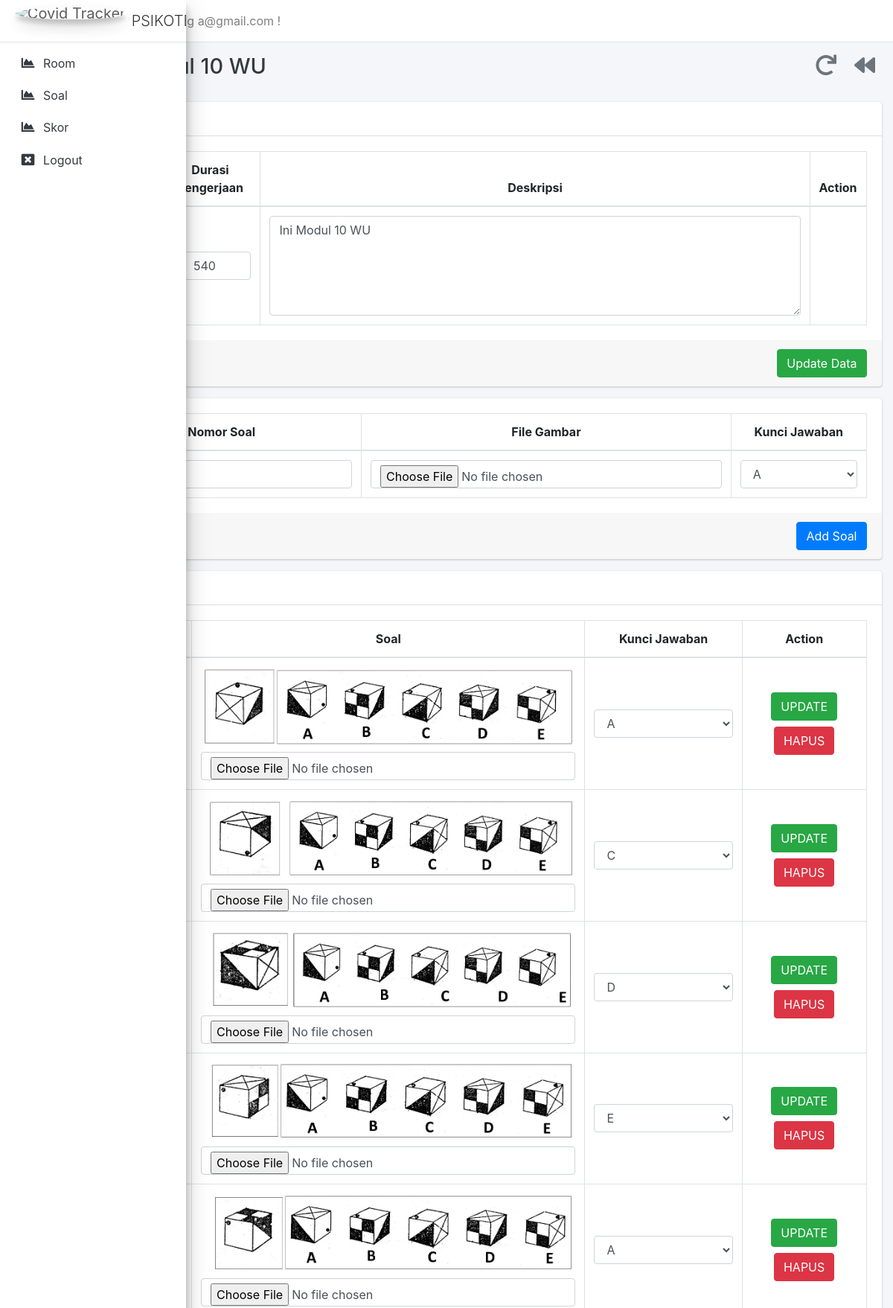
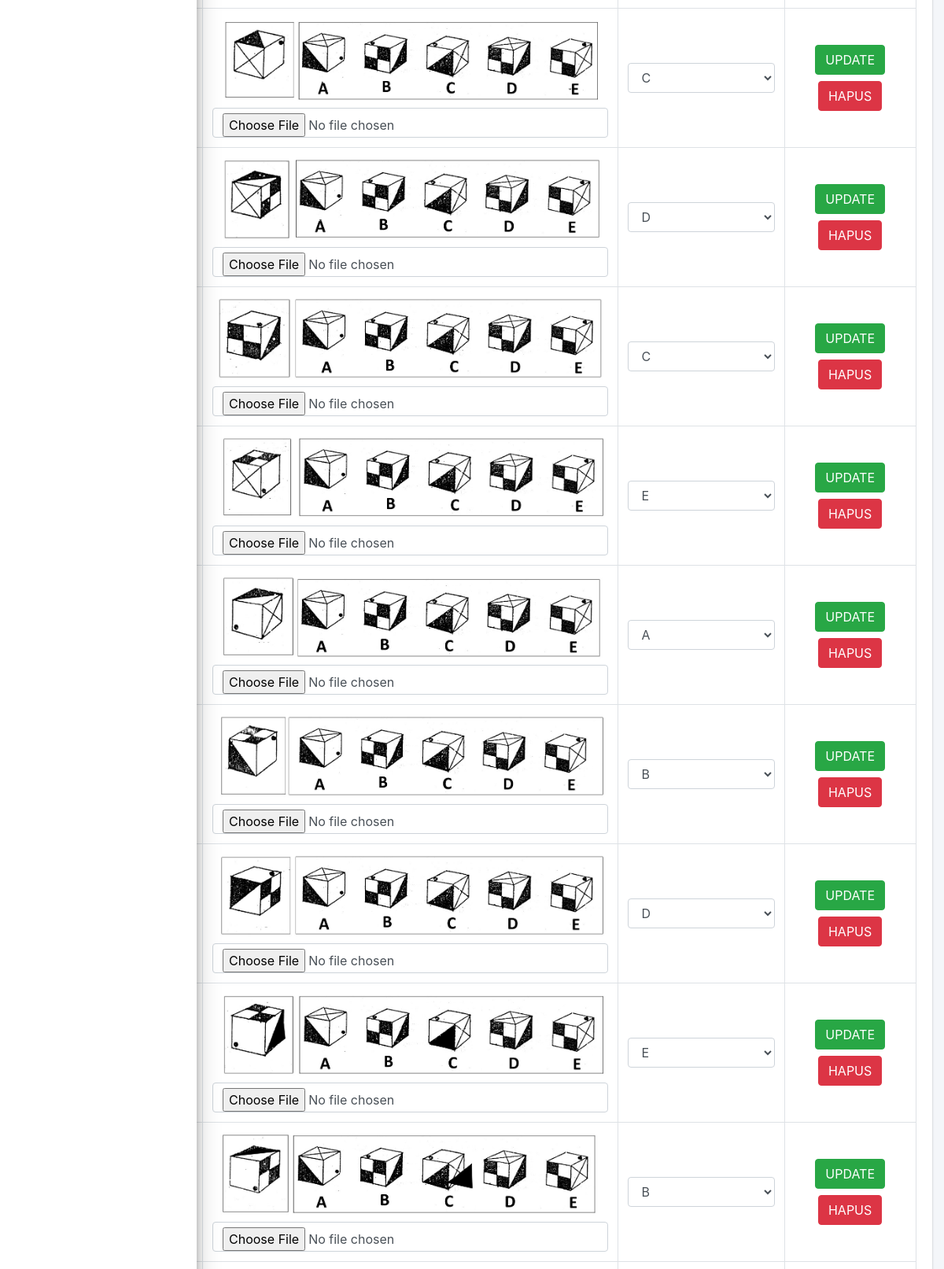
Screenshot of /admin/soal/modul_10_wu?soal_id=21 (signed in, upper part) with the database file from the repository (2 pictures, top to bottom).
### tables this page shows
CREATE TABLE `soal` (
  `id` int(11) NOT NULL,
  `urutan` int(11) NOT NULL,
  `nama_soal` varchar(45) NOT NULL,
  `deskripsi_soal` text NOT NULL,
  `durasi` int(11) NOT NULL
);

CREATE TABLE `modul_10_wu` (
  `id` int(11) NOT NULL,
  `soal_id` int(11) NOT NULL,
  `nomor_soal` int(11) NOT NULL,
  `link_gambar` text NOT NULL,
  `kunci_jawaban` varchar(5) NOT NULL
);

### kumpulan_function.php (called while the page is built, shortened)
<?php
class Soal
{
    public $conn;
    function __construct()
    {
        $this->server       = 'localhost';
        $this->username     = 'srsssmsc_andre09';
        $this->password     = 'sidewinderzone';
        $this->database     = 'srsssmsc_psikotest';
        $this->conn         = new mysqli($this->server, $this->username, $this->password, $this->database);
    }
    function SelectDataSoal($soal_id)
    {
        $sqlDataSoal         = 'SELECT * FROM soal WHERE id = ' . $soal_id . '';
        $resultDataSoal     = $this->conn->query($sqlDataSoal);
        $rowDataSoal        = $resultDataSoal->fetch_assoc();
        return $rowDataSoal;
    }
    function SelectDataSoalModul($soal_id, $nama_tabel)
    {
        $sqlDataSoal    = 'SELECT * FROM ' . $nama_tabel . ' WHERE soal_id = ' . $soal_id . ' ORDER BY nomor_soal ASC';
        $resultDataSoal    = $this->conn->query($sqlDataSoal);
        return $resultDataSoal;
    }
    function NomorSoal($soal_id, $tabel)
    {
        $sqlNomorSoal       = 'SELECT * FROM ' . $tabel . ' WHERE soal_id=' . $soal_id . '
            ORDER BY nomor_soal DESC LIMIT 1';
        $resultNomorSoal    = $this->conn->query($sqlNomorSoal);
        switch ($resultNomorSoal) {
            case $resultNomorSoal->num_rows > 0:
                $rowNomorSoal   = $resultNomorSoal->fetch_assoc();
                $nomor_soal     = $rowNomorSoal['nomor_soal'] + 1;
                return $nomor_soal;
                break;
        }
    }
}

### admin/soal/modul_10_wu.php (the view, shortened to what this page needs)
<?php
  	include_once '../layout/header.php';
	include '../../kumpulan_function.php';
	$soal_id		= $_GET['soal_id'];
	$dataModul 		= new Soal();
	$rowDataModul	= $dataModul->SelectDataSoal($soal_id);
	$resultDataSoalModul1	= $dataModul->SelectDataSoalModul($soal_id, 'modul_10_wu');
	$nomor_soal 	= $dataModul->NomorSoal($soal_id, 'modul_10_wu');
?>
<div class="content-wrapper">
    <section class="content-header">
        <div class="content-fluid ">
            <div class="row mb-2">
                <div class="col-sm-6">
                    <h1 class="m-0 pl-2 text-dark">
                        Detail <?=$rowDataModul['nama_soal']?>
                    </h1>
                </div>
                <div class="col-sm-6">
                    <a href="daftar_soal" class="float-sm-right ml-2 mr-3"><h3 class="text-secondary"><i class="fas fa-backward"></i></h3></a>
                    <a href="modul_1?soal_id=<?=$soal_id?>" class="float-sm-right ml-2 mr-3"><h3 class="text-secondary"><i class="fas fa-redo"></i></h3></a>
                </div>
            </div>
        </div>
    </section>
    <section class="content">
        <div class="container-fluid">
            <div class="row">
                <div class="col-md-12">
                    <div class="card">
                        <div class="card-header">
                            <h1 class="card-title m-0 text-dark">
                            </h1>
                        </div>
                        <form role="form" action="../query/modul_10_wu_query" method="POST">
                            <div class="card-body">
                                <table id="rekapTaksasi" class="table table-bordered table-hover text-center">
                                    <thead>
                                        <tr>
                                            <th>Nama Modul</th>
                                            <th>Durasi Pengerjaan</th>
                                            <th style="width:70%;">Deskripsi</th>
                                            <th>Action</th>
                                        </tr>
                                    </thead>
                                    <tbody>
                                        <tr>
                                            <td style="width:10%; vertical-align:middle;">
                                            </td>
                                            <td style="vertical-align:middle;"><input class="form-control text-center" name="update_durasi_soal" type="number" value="<?=$rowDataModul['durasi']?>" placeholder="detik"></td>
                                            <td>
                                                <textarea class="form-control" name="update_deskripsi_soal" cols="35" rows="5" placeholder="Deskripsi Modul..."><?=$rowDataModul['deskripsi_soal']?></textarea>
                                            </td>
                                            <td style="vertical-align:middle;"></td>
                                        </tr>
                                    </tbody>
                                </table>
                            </div>
                            <div class="card-footer">
                                <input type="submit" name="update_modul" class="btn btn-success float-sm-right" value="Update Data">
                            </div>
                        </form>
                    </div>
                </div>
            </div>
        </div>
        <div class="container-fluid">
            <div class="row">
                <div class="col-md-12">
                    <form action="../query/modul_10_wu_query" method="post" enctype="multipart/form-data">
                        <div class="card">
                            <div class="card-body">
                                <table class="table table-bordered table-hover text-center">
                                    <thead>
                                        <tr>
                                            <th>Nomor Soal</th>
                                            <th>File Gambar</th>
                                            <th>Kunci Jawaban</th>
                                        </tr>
                                    </thead>
                                    <tbody>
                                    <tr>
                                        <td><input name="add_nomor_soal" type="number" value="<?=$nomor_soal?>" class="form-control" autofocus></td>
                                        <td><input type="file" name="add_gambar_soal" class="form-control"></td>
                                        <td>
                                            <select name="add_kunci_jawaban" class="form-control">
                                                <option value="a">A</option>
                                            </select>
                                        </td>
                                    </tr>
                                    </tbody>
                                </table>
                            </div>
                            <div class="card-footer">
                                <input name="add_soal" type="submit" value="Add Soal" class="btn btn-primary float-sm-right">
                            </div>
                        </div>
                    </form>
                </div>
            </div>
        </div>
        <div class="container-fluid">
            <div class="row">
                <div class="col-md-12">
                    <div class="card">
                        <div class="card-header">
                            <h1 class="card-title m-0 text-dark">
                            </h1>
                        </div>
                            <div class="card-body">
                                <table id="rekapTaksasi" class="table table-bordered table-hover text-center">
                                    <thead>
                                        <tr>
                                            <th style="width:7%;">No Soal</th>
                                            <th style="width: 25%;">Soal</th>
                                            <th style="width: 10%;">Kunci Jawaban</th>
                                            <th style="width: 5%;">Action</th>
                                        </tr>
                                    </thead>
                                    <tbody>
                                        <?php if($resultDataSoalModul1->num_rows > 0):?>
                                            <?php while ($rowsDataSoalModul1 = $resultDataSoalModul1->fetch_assoc()): ?>
                                                <form action="../query/modul_10_wu_query.php" method="POST" enctype="multipart/form-data">
                                                    <tr>
                                                        <td style="vertical-align: middle;"><?=$rowsDataSoalModul1['nomor_soal']?>
                                                        </td>
                                                        <td style="vertical-align: middle;">
                                                            <div class="row">
                                                                <div class="col-md-12"
                                                                    style="margin-left: auto; margin-right: auto;">
                                                                    <?php if(!empty($rowsDataSoalModul1['link_gambar'])):?>
                                                                        <img class=""
                                                                            src="../gambar_soal/<?=$rowsDataSoalModul1['link_gambar']?>"
                                                                        style="width:100%; height:100%;">
                                                                    <?php else: ?>
                                                                        <h3>Gambar Tidak Ada</h3>
                                                                    <?php endif;?>
                                                                </div>
                                                                <div class="col-md-12 mt-2">
                                                                    <input type="file" name="update_gambar_soal_baru" class="form-control">
                                                                </div>
                                                            </div>
                                                        </td>
                                                        <td style="vertical-align: middle;">
                                                            <select name="update_kunci_jawaban" class="form-control">
                                                                <option selected disabled value="<?=$rowsDataSoalModul1['kunci_jawaban']?>"><?=strtoupper($rowsDataSoalModul1['kunci_jawaban'])?></option>
                                                            </select>
                                                        </td>
                                                        <td style="vertical-align: middle;">
                                                            <div class="row">
                                                                <div class="col-md-12">
                                                                    <input class="btn btn-success" type="submit" name="update_soal" value="UPDATE"><br>
                                                                    <input class="btn btn-danger mt-2" type="submit" name="hapus_soal" value="HAPUS">
                                                                </div>
                                                            </div>
                                                        </td>
                                                    </tr>
                                                </form>
                                            <?php endwhile;?>
                                        <?php endif;?>
                                    </tbody>
                                </table>
                            </div>
                    </div>
                </div>
            </div>
        </div>
</div>
</div>

### rows the page displays
soal: nama_soal "Modul 10 WU", update_durasi_soal "540", update_deskripsi_soal "Ini Modul 10 WU"
modul_10_wu: add_nomor_soal "41"
modul_10_wu: link_gambar (picture), update_kunci_jawaban "A"
modul_10_wu: link_gambar (picture), update_kunci_jawaban "C"
modul_10_wu: link_gambar (picture), update_kunci_jawaban "D"
modul_10_wu: link_gambar (picture), update_kunci_jawaban "E"
modul_10_wu: link_gambar (picture), update_kunci_jawaban "A"
modul_10_wu: link_gambar (picture), update_kunci_jawaban "C"
modul_10_wu: link_gambar (picture), update_kunci_jawaban "D"
modul_10_wu: link_gambar (picture), update_kunci_jawaban "C"
modul_10_wu: link_gambar (picture), update_kunci_jawaban "E"
modul_10_wu: link_gambar (picture), update_kunci_jawaban "A"
modul_10_wu: link_gambar (picture), update_kunci_jawaban "B"
modul_10_wu: link_gambar (picture), update_kunci_jawaban "D"
modul_10_wu: link_gambar (picture), update_kunci_jawaban "E"
modul_10_wu: link_gambar (picture), update_kunci_jawaban "B"

### other values shown
$_SESSION['admin'] "a@gmail.com"
